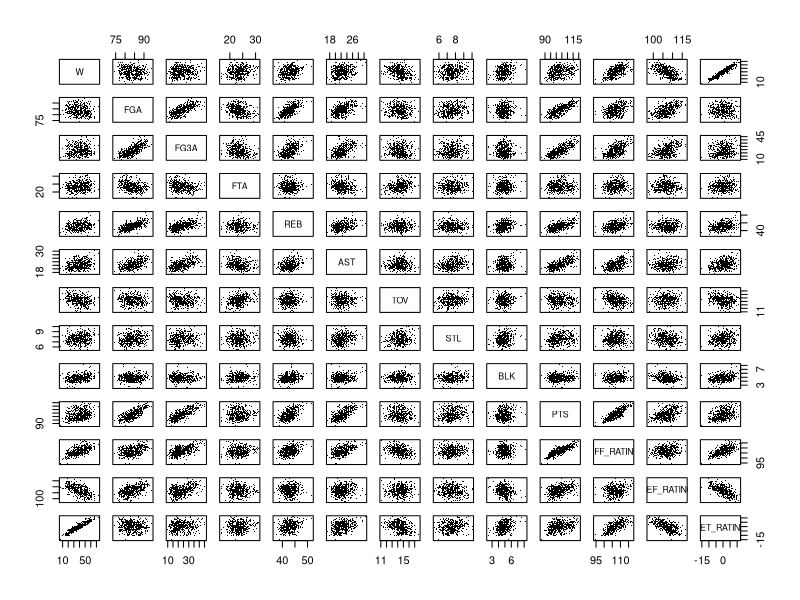
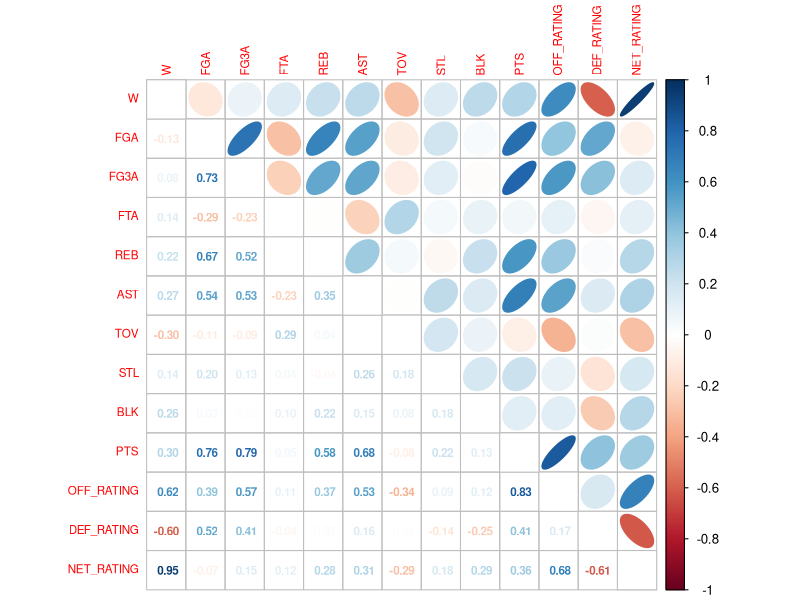
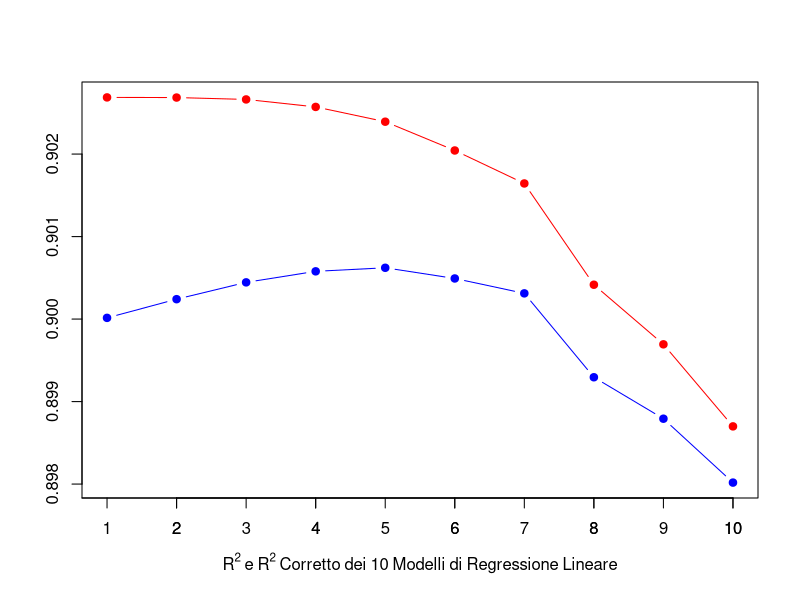

Recreate these plots in R, in order. (Note: this script raises an error after producing the figures.)
# pulizia console
cat("\014")

# importazione librerie da utilizzare
library(corrplot)
library(scatterplot3d)

#
#   DATA PREPROCESSING
#

# caricamento dei dati dal file csvs
data = read.csv('nba_complete_team_statistics.csv', header = TRUE, sep = ";")

# rimozione colonne nominali 
data$SEASON <- NULL
data$TEAM_NAME <- NULL

# rimozione colonne non selezionate e percentuali
data$GP <- NULL
data$L <- NULL
data$W_PCT <- NULL
data$MIN <- NULL
data$FGM <- NULL
data$FG_PCT <- NULL
data$FG3M <- NULL
data$FG3_PCT <- NULL
data$FTM <- NULL
data$FT_PCT <- NULL
data$OREB <- NULL
data$DREB <- NULL
data$BLKA <- NULL
data$PF <- NULL
data$PFD <- NULL
data$PLUS_MINUS <- NULL
data$AST_PCT <- NULL
data$AST_TO <- NULL
data$AST_RATIO <- NULL
data$OREB_PCT <- NULL
data$DREB_PCT <- NULL
data$REB_PCT <- NULL
data$TM_TOV_PCT <- NULL
data$EFG_PCT <- NULL
data$TS_PCT <- NULL
data$PACE <- NULL
data$POSS <- NULL
data$PIE <- NULL

# recap data
summary(data)
str(data)
plot(data, pch=".")

# grafico correlazioni
corrplot.mixed(cor(data), 
         lower = "number",
         upper = "ellipse",
         number.cex=0.70,
         tl.pos = "lt",
         tl.cex=0.70)

#
#   REGRESSIONE LINEARE
#

# riduzione del modello di regressione lineare
r = matrix(ncol = 2, nrow = 10)

lm.1=lm(W~., data=data)
summary(lm.1)
r[1,]= c(summary(lm.1)$r.squared, summary(lm.1)$adj.r.squared)

lm.2=lm(W~.-NET_RATING, data=data)
summary(lm.2)
r[2,]= c(summary(lm.2)$r.squared, summary(lm.2)$adj.r.squared)

lm.3=lm(W~.-NET_RATING-FTA, data=data)
summary(lm.3)
r[3,]= c(summary(lm.3)$r.squared, summary(lm.3)$adj.r.squared)

lm.4=lm(W~.-NET_RATING-FTA-STL, data=data)
summary(lm.4)
r[4,]= c(summary(lm.4)$r.squared, summary(lm.4)$adj.r.squared)

lm.5=lm(W~.-NET_RATING-FTA-STL-BLK, data=data)
summary(lm.5)
r[5,]= c(summary(lm.5)$r.squared, summary(lm.5)$adj.r.squared)

lm.6=lm(W~.-NET_RATING-FTA-STL-BLK-AST, data=data)
summary(lm.6)
r[6,]= c(summary(lm.6)$r.squared, summary(lm.6)$adj.r.squared)

lm.7=lm(W~.-NET_RATING-FTA-STL-BLK-AST-REB, data=data)
summary(lm.7)
r[7,]= c(summary(lm.7)$r.squared, summary(lm.7)$adj.r.squared)

### Sono tutti p value bassi, provo comunque a eliminare i più alti
lm.8=lm(W~.-NET_RATING-FTA-STL-BLK-AST-REB-FG3A, data=data)
summary(lm.8)
r[8,]= c(summary(lm.8)$r.squared, summary(lm.8)$adj.r.squared)

lm.9=lm(W~.-NET_RATING-FTA-STL-BLK-AST-REB-FG3A-PTS, data=data)
summary(lm.9)
r[9,]= c(summary(lm.9)$r.squared, summary(lm.9)$adj.r.squared)

lm.10=lm(W~.-NET_RATING-FTA-STL-BLK-AST-REB-FG3A-PTS-TOV, data=data)
summary(lm.10)
r[10,]= c(summary(lm.10)$r.squared, summary(lm.10)$adj.r.squared)

# esaminiamo i valori degli R^2 e R^2 corretti
ymin = min(r)
ymax = max(r)
xl <- expression(R^2 ~ e ~ R^2 ~ Corretto ~ dei ~ 10 ~ Modelli ~ di ~ Regressione ~ Lineare)
plot(r[,1], pch = 19, type = "b", col = "red", ylim = c(ymin,ymax), xlab=xl, ylab = "")
axis(1 , at = 0:10)
lines(r[,2], pch = 19, type = "b", col = "blue")
legend(legend=c(r_squared, r_squared_adj), col=c("red", "blue"), lty=1:1)

# modello di regressione lineare scelto
lm = lm.10
summary(lm)

# scatterplot 3d del modello di regressione lineare
#s3d<-scatterplot3d(data$FGA, data$OFF_RATING , data$DEF_RATING , main="Scatterplot 3D Modello di Regressione Lineare", pch=16, highlight.3d=TRUE, type="p", grid = T, xlab = "FGA", ylab = "OFF_RATING", zlab = "DEF_RATING")
#s3d$plane3d(lm, draw_lines = F, draw_polygon = F)

# analisi dei residui 
lm.r=residuals(lm)
plot(fitted(lm),lm.r)



par(mfrow=c(1, 2))
hist(lm.r, 100, freq = FALSE)
lines(sort(lm.r), dnorm(sort(lm.r), mean(lm.r), sd(lm.r)), col="red", lwd=2)
qqnorm(lm.resid)
qqline(lm.resid, col="red", lwd=2)
skewness = mean(((lm.resid - mean(lm.resid)) / sd(lm.resid))^3)
skewness
kurtosi = mean(((lm.resid - mean(lm.resid)) / sd(lm.resid))^4) - 3
kurtosi
shapiro.test(lm.resid)
